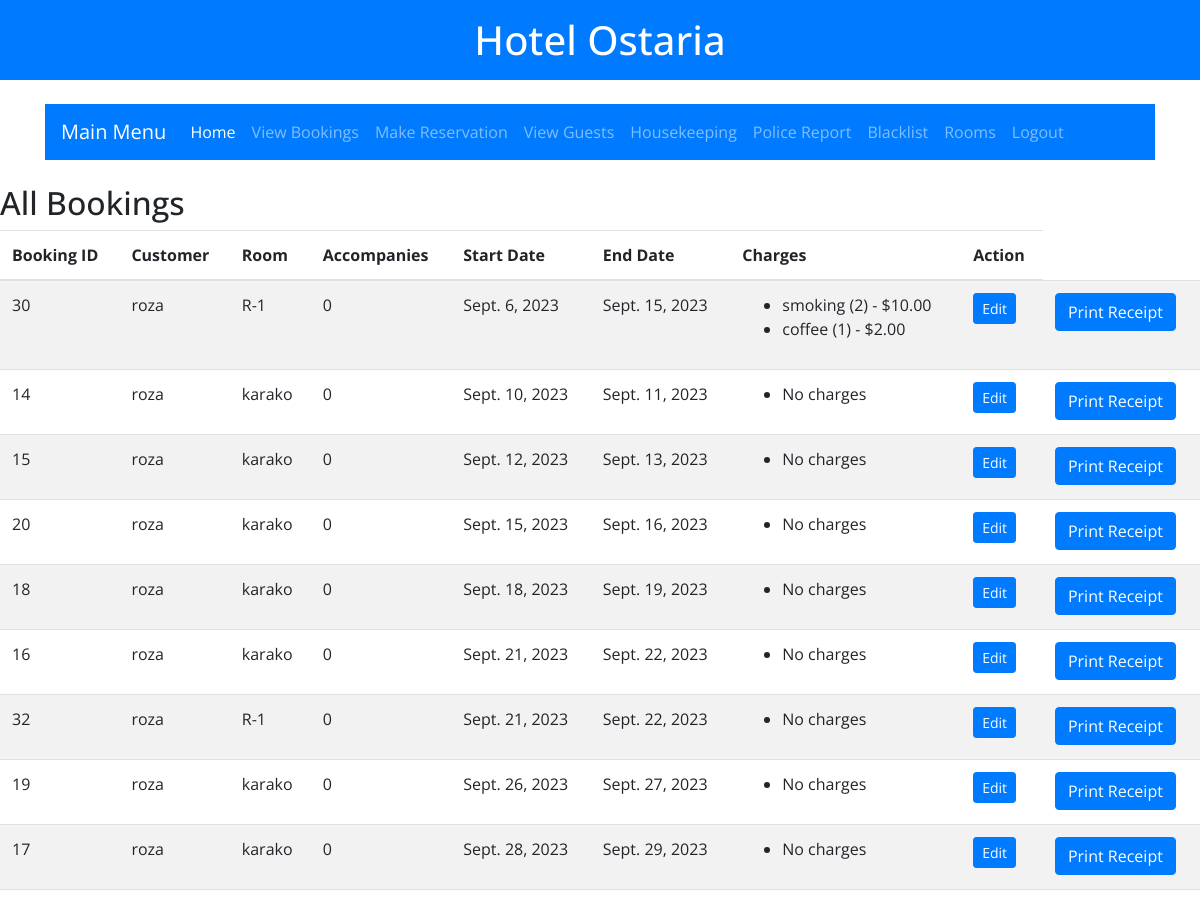
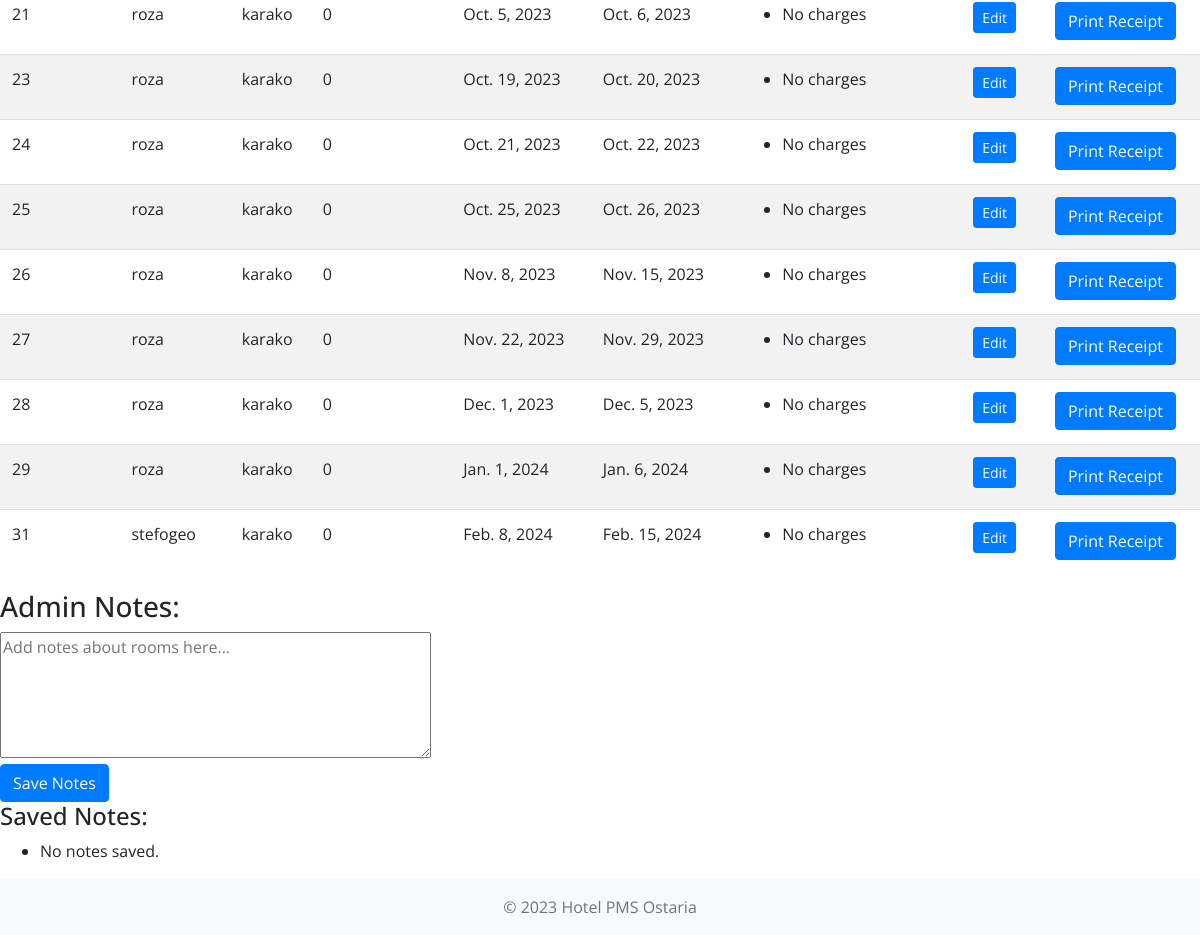
Screenshot of /list_bookings/ (signed in) with the database file from the repository (2 pictures, top to bottom).
### hotel_pms/models.py (models this page shows, shortened)
class Booking(models.Model):
    customer = models.ForeignKey(User, on_delete=models.CASCADE)
    room = models.ForeignKey(Room, on_delete=models.CASCADE)
    start_date = models.DateField()
    end_date = models.DateField()
    accompanies = models.PositiveIntegerField(default=0, help_text="Number of people accompanying the customer.")
    charges = models.ManyToManyField(ExtraCharge, through='BookingCharge')

class Room(models.Model):
    ROOM_TYPES = (
        ('s', 'Single'),
        ('d', 'Double'),
        ('su', 'Suite'),
    )
    STATUS_CHOICES = [
        ('available', 'Available'),
        ('cleaning', 'Needs Cleaning'),
        ('maintenance', 'Needs Maintenance'),
    ]
    name = models.CharField(max_length=255,  default='basic')  # New field for room name
    status = models.CharField(max_length=12, choices=STATUS_CHOICES, default='available')
    room_type = models.CharField(max_length=2, choices=ROOM_TYPES)
    rate = models.DecimalField(max_digits=7, decimal_places=2,default=100.00)

class BookingCharge(models.Model):
    booking = models.ForeignKey(Booking, on_delete=models.CASCADE)
    charge = models.ForeignKey(ExtraCharge, on_delete=models.CASCADE)
    quantity = models.PositiveIntegerField(default=1)

class ExtraCharge(models.Model):
    CHARGE_TYPES = (
        ('bed', 'Extra Bed'),
        ('smoking', 'Smoking Fee'),
        ('coffee','Coffe Price'),
        ('water','Water Price'),
        ('maintenance','Maintenance Price'),
        ('late','Late Fees'),
        ('early','Early Check Fee'),
        ('miscellaneous','Extra Fees')
    )
    charge_type = models.CharField(max_length=50, choices=CHARGE_TYPES)
    cost = models.DecimalField(max_digits=7, decimal_places=2)
    description = models.TextField(blank=True)

### hotel_pms/views.py (the view)
    def _wrapped_view_func(request, *args, **kwargs):
        if not (request.user.is_superuser or hasattr(request.user, 'employee_profile')):
            return redirect('login')
        return view_func(request, *args, **kwargs)

### hotel_pms/templatetags/custom_filters.py (called while the page is built)
@register.filter(name='multiply')
def multiply(value, arg):
    return value * arg

### hotel_pms/templatetags/user_tags.py (called while the page is built)
@register.filter(name='has_group')
def has_group(user, group_name):
    return Group.objects.get(name=group_name) in user.groups.all()

### hotel_pms/views.py (called while the page is built, shortened)
def superuser_or_employee_required(view_func):
    def _wrapped_view_func(request, *args, **kwargs):
        if not (request.user.is_superuser or hasattr(request.user, 'employee_profile')):
            return redirect('login')
        return view_func(request, *args, **kwargs)
    return _wrapped_view_func

@superuser_or_employee_required
def list_bookings(request):
    admin_notes = AdminNotes.objects.all().order_by('-timestamp')
    bookings = Booking.objects.order_by('start_date')
    context = {
        'admin_notes': admin_notes,
        'bookings': bookings
    }
    return render(request, 'hotel_pms/list_bookings.html', context)

### hotel_pms/templates/hotel_pms/list_bookings.html (shortened to what this page needs)
{% extends "hotel_pms/index.html" %}
{% block content %}
{% load custom_filters %}
<h2>All Bookings</h2>
<table class="table table-striped">
    <thead>
        <tr>
            <th>Booking ID</th>
            <th>Customer</th>
            <th>Room</th>
            <th>Accompanies</th>
            <th>Start Date</th>
            <th>End Date</th>
            <th>Charges</th>
            <th>Action</th>
        </tr>
    </thead>
    <tbody>
        {% for booking in bookings %}
        <tr>
            <td>{{ booking.id }}</td>
            <td>{{ booking.customer.username }}</td>
            <td>{{ booking.room.name }}</td>
            <td>{{ booking.accompanies }}</td>
            <td>{{ booking.start_date }}</td>
            <td>{{ booking.end_date }}</td>
            <td>
                <ul>
                {% for charge in booking.bookingcharge_set.all %}
                    <li>{{ charge.charge.charge_type }} ({{ charge.quantity }}) - ${{ charge.charge.cost|multiply:charge.quantity }}</li>
                {% empty %}
                    <li>No charges</li>
                {% endfor %}
                </ul>
            </td>
            <td><a href="{% url 'edit_booking' booking.id %}" class="btn btn-sm btn-primary">Edit</a></td>
            <td><a href="{% url 'generate_receipt_pdf' booking.id %}" class="btn btn-primary">Print Receipt</a></td>
        </tr>
        {% empty %}
        <tr>
            <td colspan="8">No bookings available.</td>
        </tr>
        {% endfor %}
    </tbody>
</table>
<div class="notes-section">
    <h3>Admin Notes:</h3>
    <form method="POST" action="{% url 'save_notes' %}">
        <textarea name="notes" rows="5" cols="50" placeholder="Add notes about rooms here..."></textarea>
        <br>
        <input type="submit" value="Save Notes" class="btn btn-primary">
    </form>
    <h4>Saved Notes:</h4>
    <ul>
        {% for note in admin_notes %}
            <li>
                {{ note.timestamp|date:"d M Y, H:i" }}: {{ note.note }}
                <form method="post" style="display: inline;">
                    {% csrf_token %}
                    <input type="hidden" name="delete_note" value="{{ note.id }}">
                    <input type="submit" class="btn btn-danger btn-sm" value="Delete">
                </form>
            </li>
        {% empty %}
            <li>No notes saved.</li>
        {% endfor %}
    </ul>
</div>
{% endblock %}

### rows the page displays
Booking: id "30", customer.username "roza", room.name "R-1", accompanies "0", start_date "Sept. 6, 2023", end_date "Sept. 15, 2023"
BookingCharge: charge.charge_type "smoking", quantity "2", charge.cost|multiply "10.00"
BookingCharge: charge.charge_type "coffee", quantity "1", charge.cost|multiply "2.00"
Booking: id "14", customer.username "roza", room.name "karako", accompanies "0", start_date "Sept. 10, 2023", end_date "Sept. 11, 2023"
Booking: id "15", customer.username "roza", room.name "karako", accompanies "0", start_date "Sept. 12, 2023", end_date "Sept. 13, 2023"
Booking: id "20", customer.username "roza", room.name "karako", accompanies "0", start_date "Sept. 15, 2023", end_date "Sept. 16, 2023"
Booking: id "18", customer.username "roza", room.name "karako", accompanies "0", start_date "Sept. 18, 2023", end_date "Sept. 19, 2023"
Booking: id "16", customer.username "roza", room.name "karako", accompanies "0", start_date "Sept. 21, 2023", end_date "Sept. 22, 2023"
Booking: id "32", customer.username "roza", room.name "R-1", accompanies "0", start_date "Sept. 21, 2023", end_date "Sept. 22, 2023"
Booking: id "19", customer.username "roza", room.name "karako", accompanies "0", start_date "Sept. 26, 2023", end_date "Sept. 27, 2023"
Booking: id "17", customer.username "roza", room.name "karako", accompanies "0", start_date "Sept. 28, 2023", end_date "Sept. 29, 2023"
Booking: id "21", customer.username "roza", room.name "karako", accompanies "0", start_date "Oct. 5, 2023", end_date "Oct. 6, 2023"
Booking: id "23", customer.username "roza", room.name "karako", accompanies "0", start_date "Oct. 19, 2023", end_date "Oct. 20, 2023"
Booking: id "24", customer.username "roza", room.name "karako", accompanies "0", start_date "Oct. 21, 2023", end_date "Oct. 22, 2023"
Booking: id "25", customer.username "roza", room.name "karako", accompanies "0", start_date "Oct. 25, 2023", end_date "Oct. 26, 2023"
Booking: id "26", customer.username "roza", room.name "karako", accompanies "0", start_date "Nov. 8, 2023", end_date "Nov. 15, 2023"
Booking: id "27", customer.username "roza", room.name "karako", accompanies "0", start_date "Nov. 22, 2023", end_date "Nov. 29, 2023"
Booking: id "28", customer.username "roza", room.name "karako", accompanies "0", start_date "Dec. 1, 2023", end_date "Dec. 5, 2023"
Booking: id "29", customer.username "roza", room.name "karako", accompanies "0", start_date "Jan. 1, 2024", end_date "Jan. 6, 2024"
Booking: id "31", customer.username "stefogeo", room.name "karako", accompanies "0", start_date "Feb. 8, 2024", end_date "Feb. 15, 2024"
